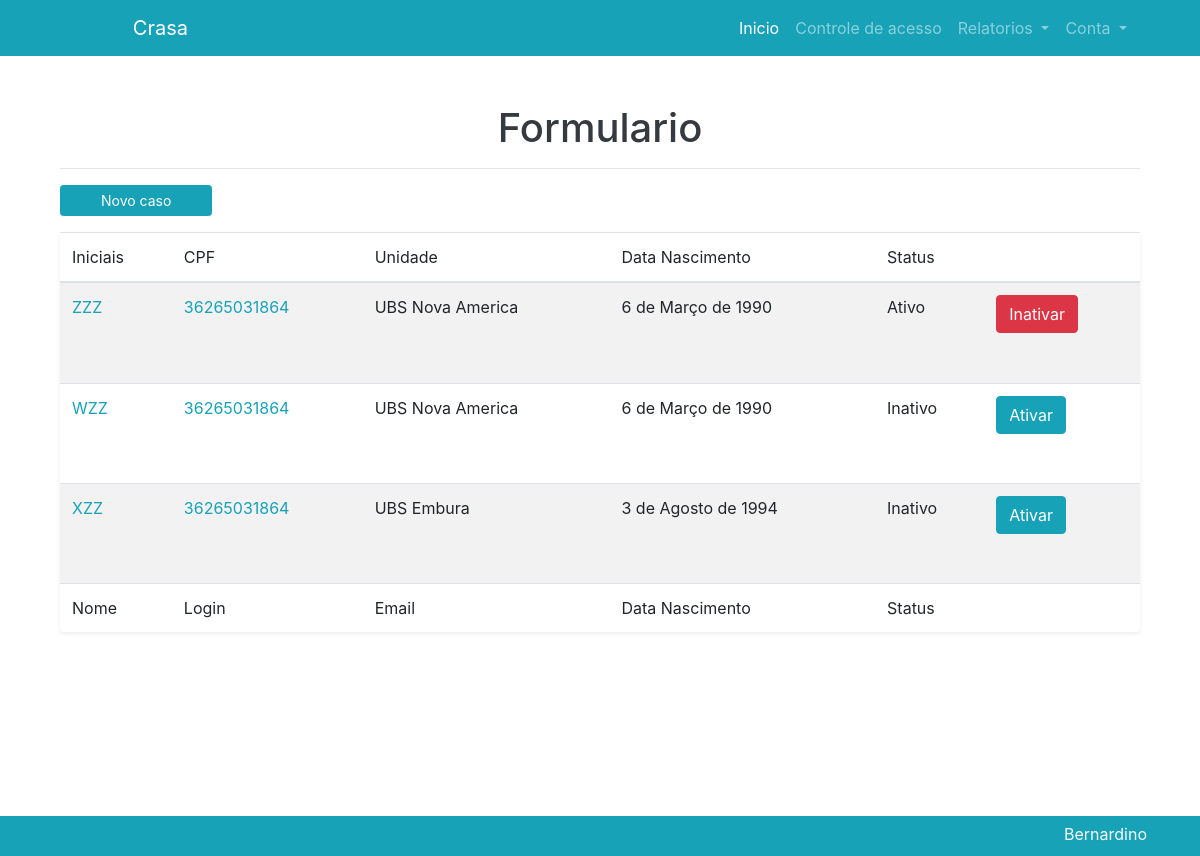
Screenshot of / (signed in) with the database file from the repository.
### usuario/models.py (models this page shows, shortened)
class Formulario(models.Model):
    prefeitura = models.ForeignKey(Prefeitura, on_delete=models.SET_NULL, null=True)
    supervisao = models.ForeignKey(Supervisao, on_delete=models.SET_NULL, null=True)
    unidade = models.ForeignKey(Unidade, on_delete=models.SET_NULL, null=True)
    iniciais = models.CharField(max_length=40, null=True)
    sexo = models.CharField(max_length=10, default=None, choices= (('Feminino', 'feminino'),('Masculino', 'masculino'),))
    Color = (
        ('Branca', 'branca'),
        ('Parda', 'parda'),
        ('Preta', 'preta'),
        ('Amarela', 'amarela'),
        ('Indigena', 'indigena'),
    )
    cor = models.CharField(max_length=10, default=None, choices=Color)
    cns = models.CharField(max_length=15, null=True, blank=True)
    cpf = models.CharField(max_length=11,null=True, blank=True)
    ni = models.BooleanField(default=False, verbose_name='Data Nascimento não Informada')
    dnasc = models.DateField(blank=True,null=True)
    Endereco = (
        ('Rua', 'rua'),
        ('Estrada', 'est'),
        ('Avenida', 'av'),
    )
    log =  models.CharField(max_length=10,default=None, choices=Endereco)
    end = models.CharField(max_length=255)
    numero = models.PositiveIntegerField(default=0)
    complemento = models.CharField(max_length=80, null=True)
    cep = models.CharField(max_length=9, null=True)
    responsavel = models.CharField(max_length=55, null=True)
    tipo = models.CharField(max_length=10, default='materiais', choices= (('Materiais', 'materiais'),('Animais', 'animais'),('Ambos', 'ambos')))
    dtinicio = models.DateField(blank=True,null=True)
    situacao = models.CharField(max_length=10, default='ativo', choices= (('Ativo', 'ativo'),('Inativo', 'inativo')))
    orgaos = models.CharField(max_length=180, null=True)
    outros = models.CharField(verbose_name='Outros Orgãos', blank='True', max_length= 40)

### unidade/models.py (models this page shows)
class Unidade(models.Model):
    nome = models.CharField(max_length=80, null=True)
    supervisao = models.ForeignKey('Supervisao', on_delete=models.SET_NULL, null=True)
    def __str__(self):
        return self.nome

### usuario/views.py (the view)
# urls.py: path('', views.FormList.as_view(), name="formlist"),
class FormList(TemplateView):
    @method_decorator(login_required)
    def get(self, *args, **kwargs):
        nivel = self.request.user.perfil.nivel_acesso
        filtro = self.request.user.perfil.unidade
        if nivel ==  'crasa':
            form_list = models.Formulario.objects.filter()
        else:
            q = nivel_acesso(nivel,filtro)
            form_list = models.Formulario.objects.filter(q)
        return render(args[0], "formulario/form_list.html", {'form_list':form_list})

### usuario/templates/formulario/form_list.html (shortened to what this page needs)
{% extends 'base.html' %}
{% block content %}
    <div class="bg-body text-dark d-flex justify-content-center align-middle" style="min-height: 95vh;">
        <div class="container row">
            <div class="col-md-12">
            <h1 class="text-center mt-5">Formulario</h1>
            <hr>
            <a href="{% url 'usuario:form' %}" class="btn btn-primary btn-sm mb-3" style="padding-left: 2.5rem; padding-right: 2.5rem;">Novo caso</a>
            <table id="listForm" class="display table table-striped shadow-sm mt-auto bg-body rounded" style="width:100%;min-height: 50vh;">
                <thead>
                    <tr>
                        <th>Iniciais</th>
                        <th>CPF</th>
                        <th>Unidade</th>
                        <th>Data Nascimento</th>
                        <th>Status</th>
                        <th></th>
                    </tr>
                </thead>
                <tbody>
                    {% for p in form_list %}
                        <tr>
                            <td><a href="{% url 'usuario:detalhes' p.id %}">{{p.iniciais}}</a></td>
                            <td><a href="{% url 'usuario:detalhes' p.id %}">{{p.cpf}}</a></td>
                            <td>{{p.unidade}}</td>
                            <td>{{p.dnasc}}</td>
                            <td>{{p.situacao}}</td>
                            {% if p.situacao == 'Ativo' %}
                              <td><a type="button" class="btn btn-danger" href="{% url 'usuario:atualizar' p.id %}">Inativar</a></td>
                            {% else %}
                              <td><a type="button" class="btn btn-primary" href="{% url 'usuario:atualizar' p.id %}">Ativar</a></td>
                            {% endif %}
                        </tr>
                    {% endfor %}
                </tbody>
                <tfoot>
                    <tr>
                        <th>Nome</th>
                        <th>Login</th>
                        <th>Email</th>
                        <th>Data Nascimento</th>
                        <th>Status</th>
                        <th></th>
                    </tr>
                </tfoot>
            </table>
            </div>
        </div>
    </div>
{% endblock %}

### templates/base.html (shortened to what this page needs)
<!doctype html>
<html lang="pt-BR">
<head>
    {% include 'parciais/_head.html' %}
</head>
<body>
    {% if request.user.is_authenticated %}
    {% include 'parciais/_nav.html' %}
    {% endif %}
    <main style="min-height: 100vh;">
        {% block content %} {% endblock %}
        {% include 'parciais/_footer.html' %}
    </main>
</body>
</html>

### templates/parciais/_head.html (shortened to what this page needs)
{% load static %}
    <link rel="stylesheet" href="{% static 'assets/custom/css/rest.css' %}">
    <link rel="stylesheet" href="{% static 'assets/bootstrap/css/bootstrap.css' %}">
    <link rel="stylesheet" href="{% static 'assets/custom/css/style.css' %}">
    <link rel="stylesheet" href="{% static 'assets/custom/alert/sweetalert2.css' %}">
    <link rel="stylesheet" href="{% static 'assets/custom/alert/sweetalert2.min.css' %}">
    <link rel="stylesheet" type="text/css"  href="{% static 'assets/custom/datatable/datatables.min.css' %}"/>

### templates/parciais/_nav.html (shortened to what this page needs)
<div>
<nav class="navbar navbar-dark bg-primary navbar-expand-lg " style="min-height: 5vh;">
    <a class="navbar-brand"style="margin-left:10%;" href="{% url 'usuario:formlist' %}">Crasa</a>
    <div class="collapse navbar-collapse" id="navbarSupportedContent">
        <ul class="navbar-nav ml-auto" style="min-height: 5vh; margin-right:5%;">
            <li class="nav-item active">
                <a class="nav-link" href="{% url 'usuario:formlist' %}">Inicio<span class="sr-only">(current)</span></a>
            </li>
             {% if request.user.is_superuser %}
            <li class="nav-item">
                <a class="nav-link" href="{% url 'unidade:userlist' %}">Controle de acesso</a>
            </li>
            <li class="nav-item dropdown">
                <a class="nav-link dropdown-toggle" href="#" id="navbarDropdown" role="button"
                    data-toggle="dropdown" aria-haspopup="true" aria-expanded="false">
                    Relatorios
                </a>
            </li>
            {% endif %}
            <li class="nav-item dropdown">
                <a class="nav-link dropdown-toggle" href="#" id="navbarDropdown" role="button"
                    data-toggle="dropdown" aria-haspopup="true" aria-expanded="false">
                    Conta
                </a>
            </li>
        </ul>
    </div>
</nav>
</div>

### templates/parciais/_footer.html (shortened to what this page needs)
{% load static %}
<div>
<footer class="container-fluid bg-primary navbar-expand-lg " style="min-height: 5vh;">
    <div class="container text-light">
        <div class="row">
            <div class="col">
                <div class="p-1 text-right">
                    <span class="align-middle p-1">Bernardino</span>
                </div>
            </div>
        </div>
    </div>
</footer>
</div>

### static/assets/custom/css/rest.css (style rules this page uses)
html, body, div, span, applet, object, iframe, h1, h2, h3, h4, h5, h6, p, blockquote, pre, a, abbr, acronym, address, big, cite, code, del, dfn, em, img, ins, kbd, q, s, samp, small, strike, strong, sub, sup, tt, var, b, u, i, center, dl, dt, dd, ol, ul, li, fieldset, form, label, legend, table, caption, tbody, tfoot, thead, tr, th, td, article, aside, canvas, details, embed, figure, figcaption, footer, header, hgroup, menu, nav, output, ruby, section, summary, time, mark, audio, video { margin: 0; padding: 0; border: 0; font-size: 100%; font: inherit; vertical-align: baseline; }
article, aside, details, figcaption, figure, footer, header, hgroup, menu, nav, section { display: block; }
body { line-height: 1; }
ol, ul { list-style: none; }
table { border-collapse: collapse; border-spacing: 0; }

### rows the page displays
Formulario: iniciais "ZZZ", cpf "36265031864", unidade "UBS Nova America", dnasc "6 de Março de 1990", situacao "Ativo", shows "Inativar"
Formulario: iniciais "WZZ", cpf "36265031864", unidade "UBS Nova America", dnasc "6 de Março de 1990", situacao "Inativo", shows "Ativar"
Formulario: iniciais "XZZ", cpf "36265031864", unidade "UBS Embura", dnasc "3 de Agosto de 1994", situacao "Inativo", shows "Ativar"
